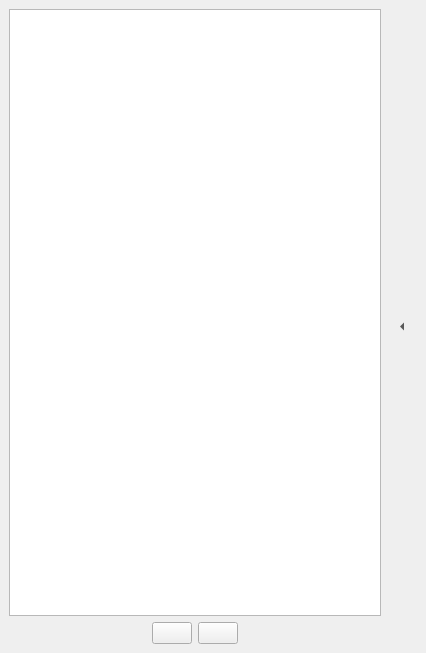
<?xml version="1.0" encoding="UTF-8"?>
<ui version="4.0">
 <class>ExerciseListWidget</class>
 <widget class="QWidget" name="ExerciseListWidget">
  <property name="geometry">
   <rect>
    <x>0</x>
    <y>0</y>
    <width>426</width>
    <height>653</height>
   </rect>
  </property>
  <property name="windowTitle">
   <string>Form</string>
  </property>
  <layout class="QHBoxLayout" name="horizontalLayout">
   <property name="margin">
    <number>9</number>
   </property>
   <item>
    <widget class="QWidget" name="mainWidget" native="true">
     <property name="sizePolicy">
      <sizepolicy hsizetype="Preferred" vsizetype="Preferred">
       <horstretch>0</horstretch>
       <verstretch>0</verstretch>
      </sizepolicy>
     </property>
     <layout class="QVBoxLayout" name="verticalLayout">
      <property name="margin">
       <number>0</number>
      </property>
      <item>
       <widget class="QWidget" name="widget_2" native="true">
        <property name="sizePolicy">
         <sizepolicy hsizetype="Preferred" vsizetype="Preferred">
          <horstretch>0</horstretch>
          <verstretch>1</verstretch>
         </sizepolicy>
        </property>
        <layout class="QVBoxLayout" name="verticalLayout_2">
         <property name="margin">
          <number>0</number>
         </property>
         <item>
          <widget class="QListWidget" name="listWidget"/>
         </item>
        </layout>
       </widget>
      </item>
      <item>
       <widget class="QWidget" name="widget_3" native="true">
        <layout class="QHBoxLayout" name="horizontalLayout_2">
         <property name="margin">
          <number>0</number>
         </property>
         <item>
          <spacer name="horizontalSpacer">
           <property name="orientation">
            <enum>Qt::Horizontal</enum>
           </property>
           <property name="sizeHint" stdset="0">
            <size>
             <width>40</width>
             <height>20</height>
            </size>
           </property>
          </spacer>
         </item>
         <item>
          <widget class="QPushButton" name="zoomInButton">
           <property name="text">
            <string/>
           </property>
          </widget>
         </item>
         <item>
          <widget class="QPushButton" name="zoomOutButton">
           <property name="text">
            <string/>
           </property>
          </widget>
         </item>
         <item>
          <spacer name="horizontalSpacer_2">
           <property name="orientation">
            <enum>Qt::Horizontal</enum>
           </property>
           <property name="sizeHint" stdset="0">
            <size>
             <width>40</width>
             <height>20</height>
            </size>
           </property>
          </spacer>
         </item>
        </layout>
       </widget>
      </item>
     </layout>
    </widget>
   </item>
   <item>
    <widget class="QToolButton" name="expandCollapseButton">
     <property name="sizePolicy">
      <sizepolicy hsizetype="Fixed" vsizetype="Expanding">
       <horstretch>0</horstretch>
       <verstretch>0</verstretch>
      </sizepolicy>
     </property>
     <property name="text">
      <string>...</string>
     </property>
     <property name="iconSize">
      <size>
       <width>22</width>
       <height>22</height>
      </size>
     </property>
     <property name="popupMode">
      <enum>QToolButton::DelayedPopup</enum>
     </property>
     <property name="autoRaise">
      <bool>true</bool>
     </property>
     <property name="arrowType">
      <enum>Qt::LeftArrow</enum>
     </property>
    </widget>
   </item>
  </layout>
 </widget>
 <resources/>
 <connections/>
</ui>
